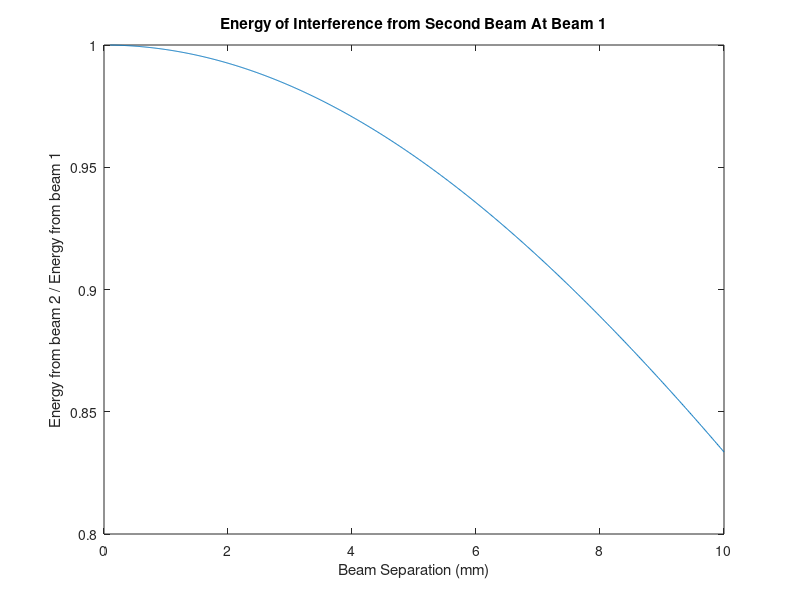

The MATLAB script that drew this image:
clear

r = 30e-3; % m
beta = 1.122*100; % 1 /m
k = linspace(0.1, 10, 1000)/1000; % m

plot(k*1000,exp(beta*(r-sqrt(r^2+k.^2))));
xlabel('Beam Separation (mm)')
ylabel('Energy from beam 2 / Energy from beam 1')

title('Energy of Interference from Second Beam At Beam 1')